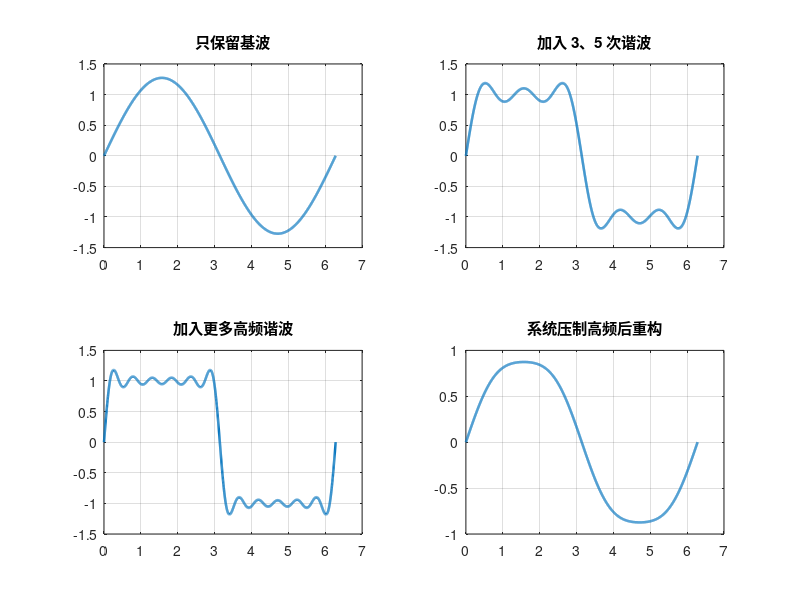

The MATLAB source for this figure:
t = linspace(0, 2*pi, 3000);
base = (4/pi) * sin(t);
three = (4/pi) * (sin(t) + sin(3*t)/3 + sin(5*t)/5);
seven = (4/pi) * (sin(t) + sin(3*t)/3 + sin(5*t)/5 + sin(7*t)/7 + sin(9*t)/9 + sin(11*t)/11);
filtered = 0.95 * sin(t) + 0.18 * (4/pi/3) * sin(3*t);

subplot(2,2,1); plot(t, base, 'LineWidth', 1.8); title('只保留基波'); grid on;
subplot(2,2,2); plot(t, three, 'LineWidth', 1.8); title('加入 3、5 次谐波'); grid on;
subplot(2,2,3); plot(t, seven, 'LineWidth', 1.8); title('加入更多高频谐波'); grid on;
subplot(2,2,4); plot(t, filtered, 'LineWidth', 1.8); title('系统压制高频后重构'); grid on;
